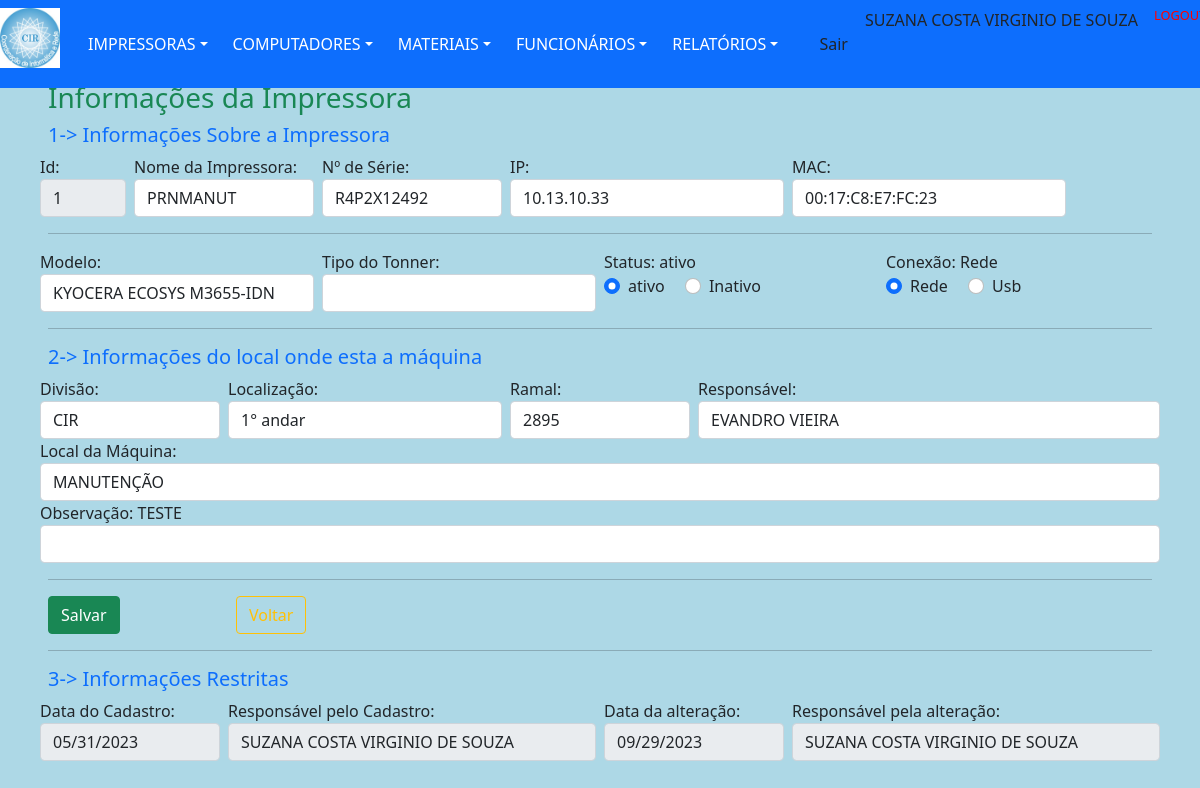
Before: /views/impressoraAlterar.php?action=1&id=1 (signed in) with the older database file.
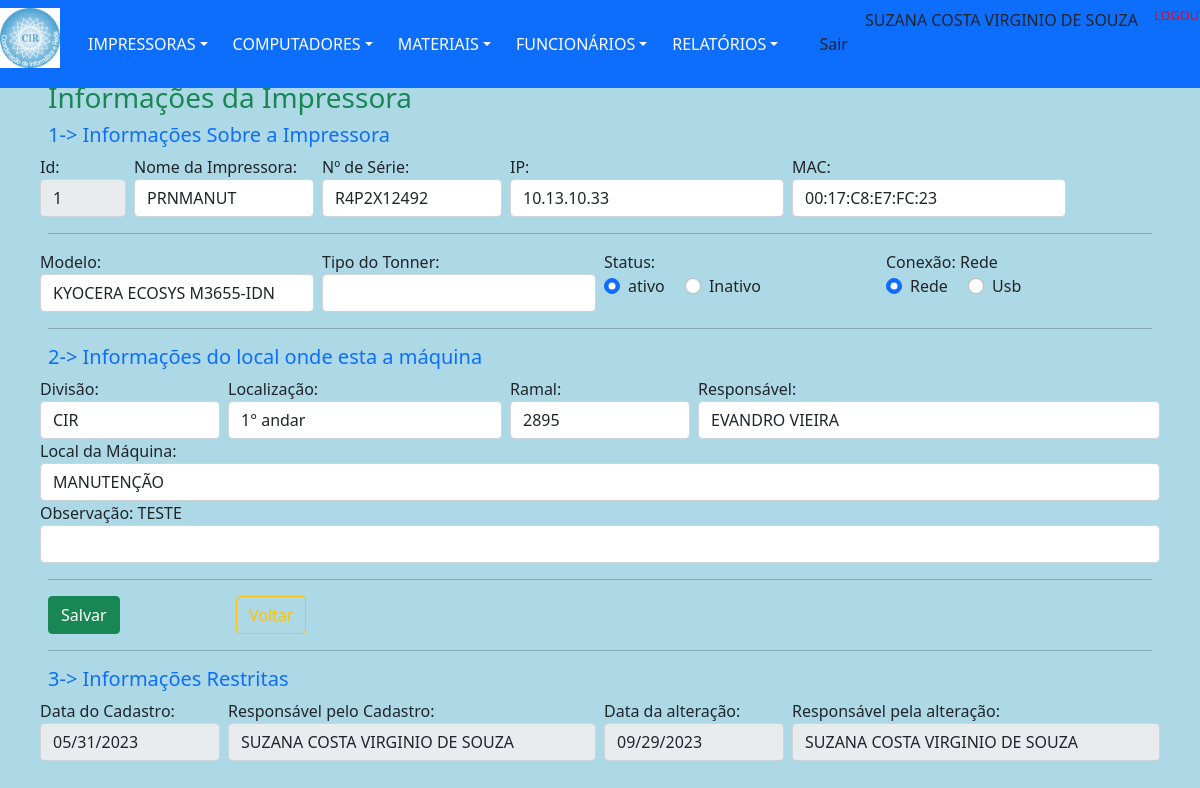
After: the same page with the newer database file.
### tables this page shows
CREATE TABLE `impressoras` (
  `idImpressora` int(11) NOT NULL,
  `nomeImpressora` varchar(20) DEFAULT NULL,
  `numSerie` varchar(50) DEFAULT NULL,
  `ipImpressora` varchar(15) DEFAULT NULL,
  `macImpressora` varchar(20) DEFAULT NULL,
  `tipoToner` varchar(255) DEFAULT NULL,
  `colorida` varchar(3) DEFAULT NULL,
  `statusImpressora` varchar(7) DEFAULT NULL,
  `conexaoImp` varchar(5) DEFAULT 'Rede',
  `modeloImpressora` int(11) DEFAULT NULL,
  `dataCadastro` date DEFAULT NULL,
  `respCadastro` varchar(30) DEFAULT NULL,
  `dataAltCadastro` date DEFAULT NULL,
  `respAltCadastro` varchar(30) DEFAULT NULL,
  `obsImpressora` varchar(255) DEFAULT NULL,
  `idFuncionario` int(11) DEFAULT NULL,
  `idSetor` int(11) DEFAULT NULL
);

### dao/DAO-controleCir.php (called while the page is built, shortened)
<?php
	class ControleCirDAO
		{
            public function Verificar($nomeTabela, $opcao1, $valor1)
                {
                    $conn = Database::connect();
                    $conn->exec('SET CHARACTER SET utf8');
                    $sql = "SELECT * FROM $nomeTabela WHERE $opcao1 = '$valor1' ";
                    try
                        {
                            $listar = $conn->query($sql);
                            $buscar = $listar->fetchAll(PDO::FETCH_OBJ);
                            $numRows = $listar->rowCount();
                        }
                    catch (PDOException $exc)
                        {
                            $buscar = $exc->getTraceAsString();
                        }
                    return $buscar;
                }
        }
?>

### controllers/impressoraBuscar.php (called while the page is built, shortened)
<?php
	include "../dao/DAO-controleCir.php";
    $idImpressora =  $_GET['id'];
    $nomeTabela = "impressoras";
    $opcao1 = "idImpressora";
    $valor1 = $idImpressora;
	$impAltDAO = new ControleCirDAO();
	foreach($impAltDAO->Verificar($nomeTabela, $opcao1, $valor1) as $imp)
		{
			$idImpressora = $imp->idImpressora;
			$nomeImpressora = $imp->nomeImpressora;
			$numSerie = $imp->numSerie;
            $ipImpressora = $imp->ipImpressora;
			$macImpressora = $imp->macImpressora;
			$statusImpressora = $imp->statusImpressora;
			$conexaoImp = $imp->conexaoImp;
			$dataCadastroA = $imp->dataCadastro;
			$respCadastro = $imp->respCadastro;
			$obsImpressora = $imp->obsImpressora;
		}
?>

### views/impressoraAlterar.php (the view, shortened to what the changed rows need)
<?php
include "../template/menuPrincipal.php";
require_once '../controllers/impressoraBuscar.php';
?>
        <nav class="navbar navbar-dark">
            <div class="line col-md-12 p-5 position-absolute start-5 top-0 bottom-50 end-250">
                <form name="cadastro" id="cadastro" method="post" action="../controllers/impressoraUpdate.php">
                    <fieldset>
                        <div class="row">
                            <div class="col px-md-1 col-md-1">
                                <label for="inputSuccess" class="control-label">Id:</label>
                                <input type="text" class="form-control" value="<?= $idImpressora;
                                                                                $_SESSION['idImpressora'] = $idImpressora; ?>" disabled>
                            </div>
                            <div class="col px-md-1 col-md-2">
                                <label for="inputSuccess" class="control-label">Nome da Impressora:</label>
                                <input type="text" class="form-control" value="<?= $nomeImpressora;
                                                                                $_SESSION['antNomeImp'] = $nomeImpressora; ?>" name="nomeImp">
                            </div>
                            <div class="col px-md-1 col-md-2">
                                <label for="inputSuccess" class="control-label">Nº de Série: </label>
                                <input type="text" class="form-control" value="<?= $numSerie;
                                                                                $_SESSION['antNumSerie'] = $numSerie ?>" name="numSerie">
                            </div>
                            <div class="col px-md-1 col-md-3">
                                <label for="inputSuccess" class="control-label">IP: </label>
                                <input type="text" class="form-control" value="<?= $ipImpressora;
                                                                                $_SESSION['antNumIp'] = $ipImpressora ?>" name="ipImpressora" pattern="((^|\.)((25[0-5])|(2[0-4]\d)|(1\d\d)|([1-9]?\d))){4}$" placeholder="000.000.000.000" oninvalid="setCustomValidity('Endereco ip invalido!')" onchange="try{setCustomValidity('')}catch(e){}">
                            </div>
                            <div class="col px-md-1 col-md-3">
                                <label for="inputSuccess" class="control-label">MAC:</label>
                                <input type="text" class="form-control" value="<?= $macImpressora;
                                                                                $_SESSION['antNumMac'] = $macImpressora ?>" name="numMac" maxlength="17" OnKeyPress="formatar('##:##:##:##:##:##', this)" pattern="([a-fA-F0-9]{2}[:]){5}([a-fA-F0-9]{2})$" oninvalid="setCustomValidity('Numero Mac inválido!')" onchange="try{setCustomValidity('')}catch(e){}">
                            </div>
                        </div>
                        <div class="row">
                                    <?php
                                    include_once "../dao/DAO-controleCir.php";
                                    $nomeTabela = "modeloImpressora";
                                    ?>
                                    <?php
                                    include_once "../dao/DAO-controleCir.php";
                                    $nomeTabela = "material";
                                    ?>
                            <div class="col px-md-1 col-md-3">
                                <div class="custom-control custom-radio">
                                    <label for="inputSuccess" class="control-label">Status: <?= $statusImpressora;
                                                                                            $_SESSION['antStatusImp'] = $statusImpressora ?></label></br>
                                    <div class="form-check form-check-inline">
                                        <input class="form-check-input" type="radio" name="impStatus" id="status1" value="ativo" checked>
                                        <label class="form-check-label" for="status1">ativo</label>
                                    </div>
                                    <div class="form-check form-check-inline">
                                        <input class="form-check-input" type="radio" name="impStatus" id="status2" value="inativo">
                                        <label class="form-check-label" for="status2">Inativo</label>
                                    </div>
                                </div>
                            </div>
                            <div class="col px-md-1 col-md-3">
                                <div class="custom-control custom-radio">
                                    <label for="inputSuccess" class="control-label">Conexão: <?= $conexaoImp;
                                                                                            $_SESSION['antConexaoImp'] = $conexaoImp ?></label></br>
                                    <div class="form-check form-check-inline">
                                        <input class="form-check-input" type="radio" name="conexaoImp" id="conexao1" value="Rede" checked>
                                        <label class="form-check-label" for="conexao1">Rede</label>
                                    </div>
                                    <div class="form-check form-check-inline">
                                        <input class="form-check-input" type="radio" name="conexaoImp" id="conexao2" value="Usb">
                                        <label class="form-check-label" for="conexao2">Usb</label>
                                    </div>
                                </div>
                            </div>
                        </div>
                                    <?php
                                    include_once "../dao/DAO-controleCir.php";
                                    ?>
                        <div class="row">
                            <div class="col px-md-1 col-md-12">
                                <label for="inputSuccess" class="control-label">Observação: <?= $obsImpressora;
                                                                                            $_SESSION['antObsImp'] = $obsImpressora ?></label>
                                <input type="text" class="form-control" name="ObsImp" required>
                            </div>
                        </div>
                        <div class="row">
                            <div class="col px-md-1 col-md-2">
                                <label for="inputSuccess" class="control-label">Data do Cadastro:</label>
                                <input type="date" class="form-control" value="<?= $dataCadastroA;
                                                                                $_SESSION['datacadastro'] = $dataCadastroA ?>" disabled>
                            </div>
                            <div class="col px-md-1 col-md-4">
                                <label for="inputSuccess" class="control-label">Responsável pelo Cadastro:</label>
                                <input type="text" class="form-control" value="<?= $respCadastro;
                                                                                $_SESSION['respCadastro'] = $respCadastro ?>" disabled>
                            </div>
                        </div>
                    </fieldset>
                </form>
            </div>
        </nav>
    </body>
</html>

Changed rows visible on the page:
changed impressoras "Rede": statusImpressora "ativo" → (not shown)
